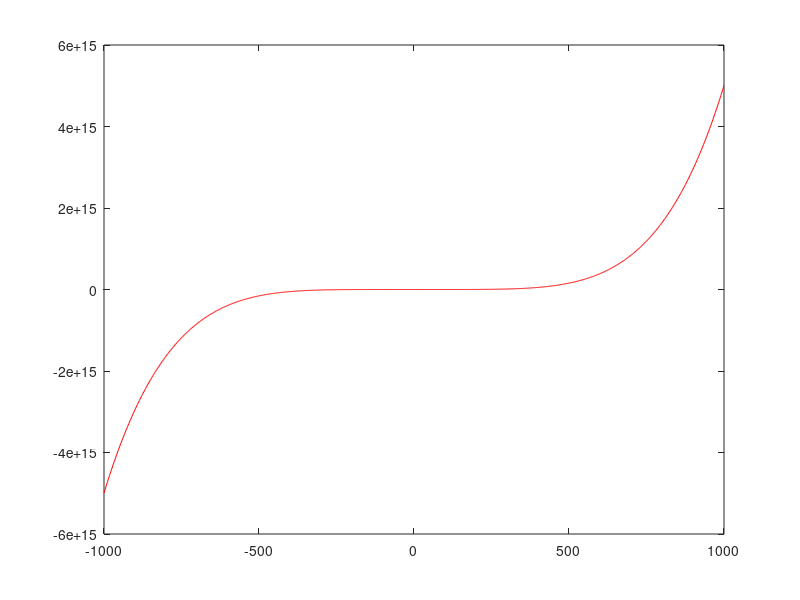

Write the MATLAB code that produced this figure. (Note: this script raises an error after producing the figure.)
clc, clear
num = input('Ступінь поліному: ');
% xStart = input("Введіть початкове Х: ");
% xEnd = input("Введіть кінецеве Х: ");
% x = [xStart:0.001:xEnd];
A = [];

for i = num:-1:0
    cof = sprintf("Коефіцієнт при x^%d: ", i);
    c = input(cof);
    A(end+1) = c;
end

disp('---')
disp('Корені рівняння:')
disp(roots(A))

figure
x = linspace(-1000,1000,1000);
y = polyval(A, x);
plot(x, y, 'r')
yline(0 , 'g--')
grid on
xlabel('X')
ylabel('Y')

saveas(gcf,'graf', 'png')
